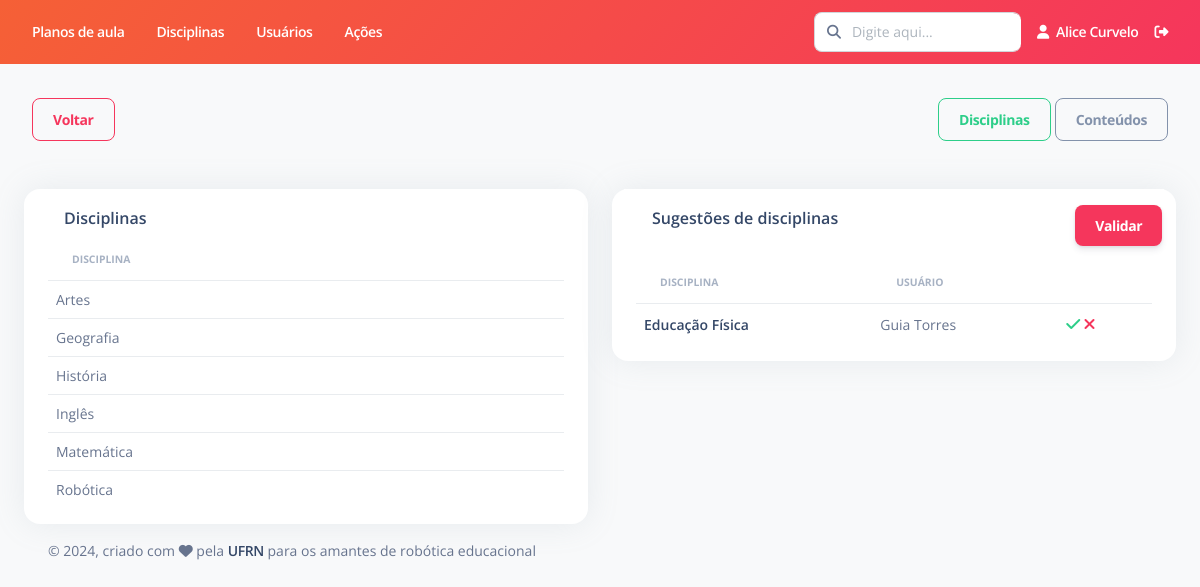
Screenshot of /disciplina/listar-sugestoes/ (signed in) with the database file from the repository.
### Disciplina/models.py (models this page shows, shortened)
class Disciplina(models.Model):
    nome = models.CharField(max_length=200, verbose_name="Nome")
    status = models.CharField(max_length=7, choices=STATUS, default='Ativo')
    def __str__(self):
        return self.nome
    class Meta:
        ordering = ['nome']
        verbose_name = "Disciplina"
        verbose_name_plural = "Disciplinas"

class SugestaoDisciplina(models.Model):
    nome = models.CharField(max_length=200, verbose_name="Nome")
    usuario = models.ForeignKey(Usuario, on_delete=models.RESTRICT, null=True, verbose_name="Usuário")
    status = models.CharField(max_length=1, choices=STATUS_SUGESTAO, default='A')
    comentarios = models.TextField(null=True, blank=True, verbose_name="Comentários")
    data = models.DateField(auto_now_add=True, verbose_name="Data de criação", null=True)
    class Meta:
        ordering = ['status']
        verbose_name = "Sugestão de Disciplina"
        verbose_name_plural = "Sugestões de Disciplina"

### Disciplina/views.py (the view)
# urls.py: path('listar-sugestoes/', views.listar_sugestoes, name="listar_sugestoes"),
@login_required
def listar_sugestoes(request):
    if (request.user.is_superuser):
        sugestoes_disciplina = SugestaoDisciplina.objects.filter(status="A")
        sugestoes_conteudo = SugestaoConteudo.objects.filter(status="A")
        disciplinas = Disciplina.objects.filter(status="Ativo")
        conteudos = Conteudo.objects.filter(status="Ativo")
        informacoes = {
            'sugestoes_disciplina': sugestoes_disciplina,
            'sugestoes_conteudo': sugestoes_conteudo,
            'lista_disciplinas': disciplinas,
            'lista_conteudos': conteudos,
        }
        return render(request, "Disciplina/listar_sugestoes.html", informacoes)
    else:
        raise PermissionDenied()

### Usuario/models.py (called while the page is built)
    def __str__(self):
        return self.first_name + " " + self.last_name

### templates/Disciplina/listar_sugestoes.html (shortened to what this page needs)
{% extends "Base/base.html" %}
{% load static %}
{% block conteudo %}
<br>
<div class="d-flex justify-content-between bd-highlight">
    <div class="p-2 bd-highlight">
        <a id="btn_voltar" class="btn btn-outline-danger" href="{% url 'disciplina:listar' %}">Voltar</a>
    </div>
    <div class="p-2 bd-highlight">
        <button id="btn_disciplina" class="btn btn-outline-success" onclick="mostrar_disciplinas()">Disciplinas</button>
        <button id="btn_conteudo" class="btn btn-outline-secondary" onclick="mostrar_conteudos()">Conteúdos</button>
    </div>
</div>
<div id="div_disciplina">
  <div class="row mt-4">
  <div class="col-lg-6 col-md-12 mb-lg-0 mb-4">
    <div class="card container">
      <div class="card-header pb-0 p-3">
        <div class="d-flex justify-content-between">
          <h6 class="mb-2">Disciplinas</h6>
        </div>
      </div>
      <div class="table-responsive">
          <table id="tabela_disciplinas" class="table align-items-center" cellspacing="0">
            <thead>
              <tr>
                <th class="text-uppercase text-secondary text-xxs font-weight-bolder opacity-7">Disciplina</th>
              </tr>
            </thead>
            <tbody>
                {% for disciplina in lista_disciplinas %}
                    <tr>
                        <td><p class="text-sm mb-0">{{disciplina.nome}}</p></td>
                    </tr>
                {% endfor %}
            </tbody>
          </table>
      </div>
    </div>
  </div>
  <div class="col-lg-6 mb-lg-0 mb-4">
    <div class="card container">
      <form id="form_disciplina">
        <div class="card-header pb-0 p-3 row">
          <div class="col-10">
            <h6 class="mb-0">Sugestões de disciplinas</h6>
          </div>
          <div class="col-2">
            <input type="submit" class="btn btn-danger" value="Validar" />
          </div>
        </div>
        <div class="table-responsive">
          <table id="tabela_sugestao_disciplina" class="table align-items-center" cellspacing="0">
            <thead>
              <tr>
                <th class="text-uppercase text-secondary text-xxs font-weight-bolder opacity-7">Disciplina</th>
                <th class="text-uppercase text-secondary text-xxs font-weight-bolder opacity-7">Usuário</th>
                <th></th>
              </tr>
            </thead>
            <tbody>
                {% for sugestao in sugestoes_disciplina %}
                    <tr>
                        <td><h6 class="mb-0 text-sm">{{sugestao.nome}}</h6></td>
                        <td><p class="text-sm mb-0">{{sugestao.usuario}}</p></td>
                        <td class="align-items-center">
                            <a onclick="aceitar_disciplina({{sugestao.pk}})">
                              <i id="aceitar_disciplina_{{sugestao.pk}}" class="fa fa-check text-success"></i>
                            </a>
                            <a onclick="negar_disciplina({{sugestao.pk}})">
                              <i id="negar_disciplina_{{sugestao.pk}}" class="fa fa-times text-danger"></i>
                            </a>
                        </td>
                    </tr>
                {% endfor %}
            </tbody>
        </table>
      </div>
      </form>
    </div>
  </div>
</div>
</div>
{% endblock %}

### templates/Base/navbar-horizontal.html (shortened to what this page needs)
{% load static %}
      <div class="collapse navbar-collapse mt-sm-0 mt-2 me-md-0 me-sm-4" id="navbar">
        <div class="navbar-nav mr-auto">
          <ul class="navbar-nav justify-content-end">
            <li class="nav-item px-3 d-flex align-items-center">
              <a href="{% url 'plano_aula:listar' %}" class="nav-link font-weight-bold px-0 text-white">
                <span class="d-sm-inline d-none">Planos de aula</span>
              </a>
            </li>
            <li class="nav-item px-3 d-flex align-items-center">
              <a href="{% url 'disciplina:listar' %}" class="nav-link font-weight-bold px-0 text-white">
                <span class="d-sm-inline d-none">Disciplinas</span>
              </a>
            </li>
            <li class="nav-item px-3 d-flex align-items-center">
              <a href="" class="nav-link font-weight-bold px-0 text-white">
                <span class="d-sm-inline d-none">Usuários</span>
              </a>
            </li>
            <li class="nav-item px-3 d-flex align-items-center">
              <a href="{% url 'acoes:listar' %}" class="nav-link font-weight-bold px-0 text-white">
                <span class="d-sm-inline d-none">Ações</span>
              </a>
            </li>
          </ul>
        </div>
        <div class="navbar-nav ml-auto collapse navbar-collapse justify-content-end">
          <div class="pe-md-3 d-flex align-items-center">
            <div class="input-group">
              <span class="input-group-text text-body"><i class="fa fa-search" aria-hidden="true"></i></span>
              <input type="text" class="form-control" placeholder="Digite aqui...">
            </div>
          </div>
          <ul class="navbar-nav justify-content-end">
            <li class="nav-item d-flex align-items-center">
              <a href="" class="nav-link font-weight-bold px-0 text-white">
                <i class="fa fa-user me-sm-1"></i>
                <span class="d-sm-inline d-none">{{user.first_name}} {{user.last_name}}</span>
              </a>
            </li>
            <li class="nav-item px-3 d-flex align-items-center">
              <a href="{% url 'usuario:logout' %}" class="nav-link p-0 text-white">
                <i class="fa fa-sign-out-alt fixed-plugin-button-nav cursor-pointer"></i>
              </a>
            </li>
          </ul>
        </div>
      </div>

### rows the page displays
Disciplina: nome "Artes"
Disciplina: nome "Geografia"
Disciplina: nome "História"
Disciplina: nome "Inglês"
Disciplina: nome "Matemática"
Disciplina: nome "Robótica"
SugestaoDisciplina: nome "Educação Física", usuario "Guia Torres"

### other values shown
{{ user.first_name }} "Alice"
{{ user.last_name }} "Curvelo"
